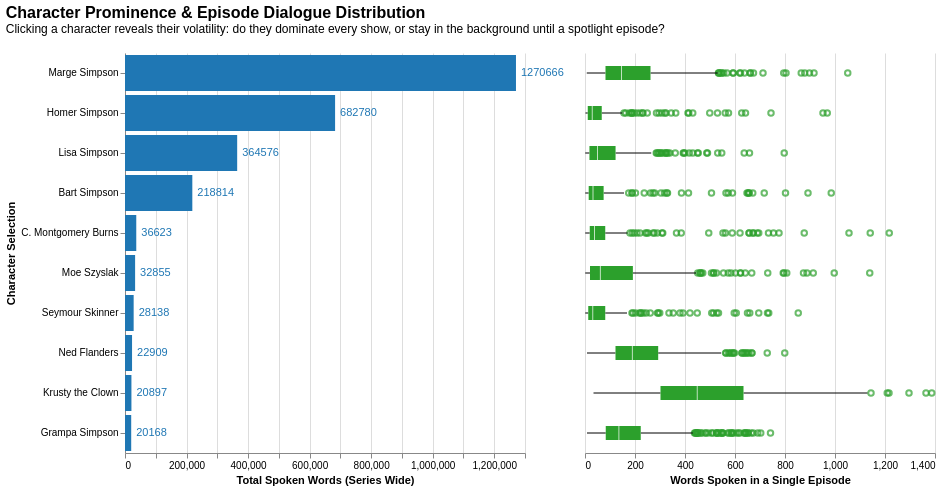

Write notebook code for a chart like this one.
### Markdown cell above
### Chart 1 — Character Prominence & Episode Dialogue Distribution (Words)

The first dashboard pairs a horizontal bar chart of series-wide word totals with a boxplot of per-episode distributions, and the two charts share a click-based selection that links them. We separated the underlying data sources deliberately: the bar chart reads from pre-aggregated summary data while the boxplot reads from raw episode-level rows, which required us to set `fields=['name']` explicitly in the selection parameter — without it, Altair cannot infer the linking field across two distinct CSV sources. We called `alt.data_transformers.disable_max_rows()` because the episode dataset exceeds 94,000 rows, which Altair blocks by default. Before rendering, we filtered out three entries — "Entire Town," "ABBA," and "Robert Pinsky" — which are meta-labels and placeholders rather than real characters, and whose inflated word counts (one placeholder carried 571,000 words) corrupted the top-10 ranking entirely. We also applied a per-episode threshold of 2,500 words to remove outlier rows that were compressing the boxplot scale to the point of illegibility. For color, selected characters appear in blue (#1f77b4), unselected in grey (#d3d3d3), and boxplots consistently use green (#2ca02c) as a visual signal that they encode a different statistical layer. Row height is set via `alt.Step(40)` for adequately sized click targets, and the boxplot Y-axis carries `axis=None` to suppress repeated character names already visible on the left.

### Code cell
import pandas as pd
import altair as alt

df_agg = pd.read_csv('data/clean/agg_words_by_char.csv')
df_episode_raw = pd.read_csv('data/clean/agg_words_by_char_episode.csv')

exclude_list = ['Entire Town', 'ABBA', 'Robert Pinsky']
df_clean_agg = df_agg[~df_agg['name'].isin(exclude_list)]
df_top_10 = df_clean_agg.sort_values('total_words', ascending=False).head(10)
top_names = df_top_10['name'].unique().tolist()

df_episode_clean = df_episode_raw[
    (df_episode_raw['name'].isin(top_names)) & 
    (df_episode_raw['total_words'] < 2500)
].copy()

alt.data_transformers.disable_max_rows()
selection = alt.selection_point(fields=['name'], on='click')

base_bars = alt.Chart(df_top_10).mark_bar().encode(
    x=alt.X('total_words:Q', title='Total Spoken Words (Series Wide)'),
    y=alt.Y('name:N', sort=None, title='Character Selection'),
    color=alt.condition(selection, alt.value('#1f77b4'), alt.value('#d3d3d3'))
).add_params(selection)

text_labels = base_bars.mark_text(align='left', baseline='middle', dx=5).encode(text='total_words:Q')

chart1 = (base_bars + text_labels).properties(
    width=400,
    height=alt.Step(40)
)

chart2 = alt.Chart(df_episode_clean).mark_boxplot(outliers=True).encode(
    x=alt.X('total_words:Q', title='Words Spoken in a Single Episode'),
    y=alt.Y('name:N', sort=None, axis=None),
    color=alt.value('#2ca02c') 
).transform_filter(
    selection 
).properties(
    width=350,
    height=alt.Step(40)
)

dashboard = (chart1 | chart2).configure_view(
    stroke=None
).properties(
    title=alt.TitleParams(
        text="Character Prominence & Episode Dialogue Distribution",
        subtitle=["Clicking a character reveals their volatility: do they dominate every show, or stay in the background until a spotlight episode?", ""],
        anchor='start',
        fontSize=16
    )
)

dashboard.display()

### Figure 1 — Vega-Lite specification as saved in the notebook (floating-point values rounded to 4 significant figures; data arrays with more than 128 entries replaced by an {"elided": "..."} marker saying what was removed)
{"config": {"view": {"continuousWidth": 300, "continuousHeight": 300, "stroke": null}}, "hconcat": [{"layer": [{"mark": {"type": "bar"}, "encoding": {"color": {"condition": {"param": "param_7287e55cfe6fe6b8", "value": "#1f77b4"}, "value": "#d3d3d3"}, "x": {"field": "total_words", "title": "Total Spoken Words (Series Wide)", "type": "quantitative"}, "y": {"field": "name", "sort": null, "title": "Character Selection", "type": "nominal"}}, "name": "view_c523f5ae792217d6_0"}, {"mark": {"type": "text", "align": "left", "baseline": "middle", "dx": 5}, "encoding": {"color": {"condition": {"param": "param_7287e55cfe6fe6b8", "value": "#1f77b4"}, "value": "#d3d3d3"}, "text": {"field": "total_words", "type": "quantitative"}, "x": {"field": "total_words", "title": "Total Spoken Words (Series Wide)", "type": "quantitative"}, "y": {"field": "name", "sort": null, "title": "Character Selection", "type": "nominal"}}}], "data": {"name": "data-5ff23f8d7e13194ced70c06c9c3d920b"}, "height": {"step": 40}, "width": 400}, {"data": {"name": "data-b8b5f0e6534d277f0198e0bc0b1fd5c6"}, "mark": {"type": "boxplot", "outliers": true}, "encoding": {"color": {"value": "#2ca02c"}, "x": {"field": "total_words", "title": "Words Spoken in a Single Episode", "type": "quantitative"}, "y": {"axis": null, "field": "name", "sort": null, "type": "nominal"}}, "height": {"step": 40}, "transform": [{"filter": {"param": "param_7287e55cfe6fe6b8"}}], "width": 350}], "params": [{"name": "param_7287e55cfe6fe6b8", "select": {"type": "point", "fields": ["name"], "on": "click"}, "views": ["view_c523f5ae792217d6_0"]}], "title": {"text": "Character Prominence & Episode Dialogue Distribution", "anchor": "start", "fontSize": 16, "subtitle": ["Clicking a character reveals their volatility: do they dominate every show, or stay in the background until a spotlight episode?", ""]}, "$schema": "https://vega.github.io/schema/vega-lite/v6.4.1.json", "datasets": {"data-5ff23f8d7e13194ced70c06c9c3d920b": [{"character_id": 1, "name": "Marge Simpson", "gender": "f", "total_words": 1270666, "total_sentences": 13291, "avg_words_per_sentence": 95.6}, {"character_id": 2, "name": "Homer Simpson", "gender": "m", "total_words": 682780, "total_sentences": 28169, "avg_words_per_sentence": 24.24}, {"character_id": 9, "name": "Lisa Simpson", "gender": "f", "total_words": 364576, "total_sentences": 10895, "avg_words_per_sentence": 33.46}, {"character_id": 8, "name": "Bart Simpson", "gender": "m", "total_words": 218814, "total_sentences": 13201, "avg_words_per_sentence": 16.58}, {"character_id": 15, "name": "C. Montgomery Burns", "gender": "m", "total_words": 36623, "total_sentences": 3121, "avg_words_per_sentence": 11.73}, {"character_id": 17, "name": "Moe Szyslak", "gender": "m", "total_words": 32855, "total_sentences": 2810, "avg_words_per_sentence": 11.69}, {"character_id": 3, "name": "Seymour Skinner", "gender": "m", "total_words": 28138, "total_sentences": 2390, "avg_words_per_sentence": 11.77}, {"character_id": 11, "name": "Ned Flanders", "gender": "m", "total_words": 22909, "total_sentences": 2057, "avg_words_per_sentence": 11.14}, {"character_id": 139, "name": "Krusty the Clown", "gender": "m", "total_words": 20897, "total_sentences": 1720, "avg_words_per_sentence": 12.15}, {"character_id": 31, "name": "Grampa Simpson", "gender": "m", "total_words": 20168, "total_sentences": 1875, "avg_words_per_sentence": 10.76}], "data-b8b5f0e6534d277f0198e0bc0b1fd5c6": {"elided": "3939 records"}}}
